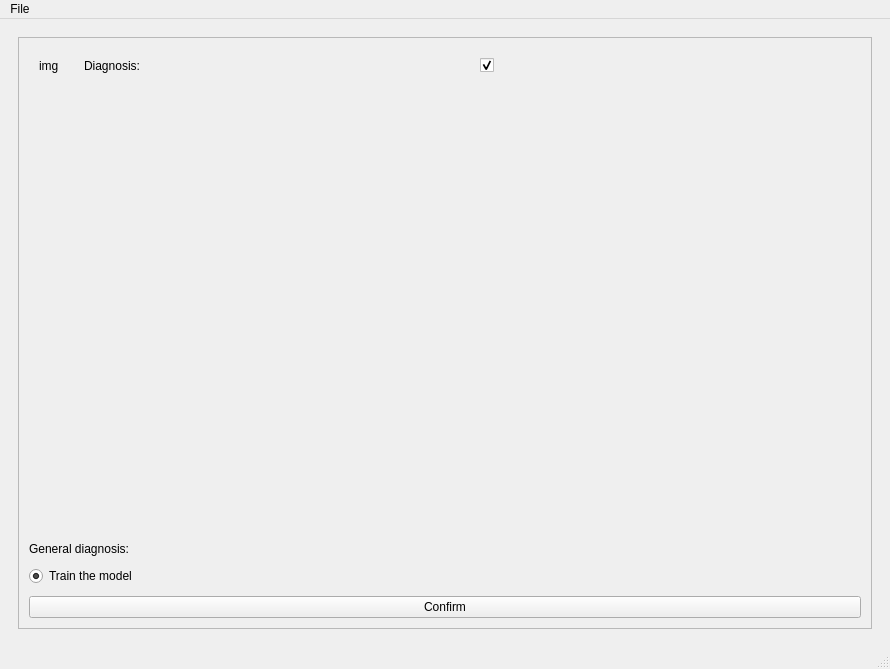
<?xml version="1.0" encoding="UTF-8"?>
<ui version="4.0">
 <class>CT_main_win</class>
 <widget class="QMainWindow" name="CT_main_win">
  <property name="geometry">
   <rect>
    <x>0</x>
    <y>0</y>
    <width>890</width>
    <height>669</height>
   </rect>
  </property>
  <property name="windowTitle">
   <string>CT analyzer</string>
  </property>
  <widget class="QWidget" name="centralwidget">
   <property name="acceptDrops">
    <bool>false</bool>
   </property>
   <layout class="QGridLayout" name="gridLayout_2">
    <item row="0" column="0">
     <widget class="QStackedWidget" name="stackedWidget">
      <property name="enabled">
       <bool>true</bool>
      </property>
      <property name="layoutDirection">
       <enum>Qt::LeftToRight</enum>
      </property>
      <property name="frameShape">
       <enum>QFrame::NoFrame</enum>
      </property>
      <property name="currentIndex">
       <number>2</number>
      </property>
      <widget class="QWidget" name="select">
       <layout class="QVBoxLayout" name="verticalLayout_3">
        <item>
         <layout class="QVBoxLayout" name="verticalLayout_2">
          <property name="sizeConstraint">
           <enum>QLayout::SetDefaultConstraint</enum>
          </property>
          <property name="bottomMargin">
           <number>20</number>
          </property>
          <item>
           <spacer name="verticalSpacer_2">
            <property name="orientation">
             <enum>Qt::Vertical</enum>
            </property>
            <property name="sizeHint" stdset="0">
             <size>
              <width>20</width>
              <height>40</height>
             </size>
            </property>
           </spacer>
          </item>
          <item>
           <widget class="QLabel" name="label">
            <property name="font">
             <font>
              <pointsize>21</pointsize>
             </font>
            </property>
            <property name="text">
             <string>Select folder, video or image</string>
            </property>
            <property name="alignment">
             <set>Qt::AlignBottom|Qt::AlignHCenter</set>
            </property>
           </widget>
          </item>
          <item>
           <widget class="QPushButton" name="pushButton">
            <property name="sizePolicy">
             <sizepolicy hsizetype="Minimum" vsizetype="Maximum">
              <horstretch>0</horstretch>
              <verstretch>0</verstretch>
             </sizepolicy>
            </property>
            <property name="minimumSize">
             <size>
              <width>0</width>
              <height>0</height>
             </size>
            </property>
            <property name="font">
             <font>
              <family>MS Shell Dlg 2</family>
              <pointsize>19</pointsize>
             </font>
            </property>
            <property name="text">
             <string>OPEN</string>
            </property>
           </widget>
          </item>
          <item>
           <spacer name="verticalSpacer">
            <property name="orientation">
             <enum>Qt::Vertical</enum>
            </property>
            <property name="sizeType">
             <enum>QSizePolicy::Expanding</enum>
            </property>
            <property name="sizeHint" stdset="0">
             <size>
              <width>20</width>
              <height>40</height>
             </size>
            </property>
           </spacer>
          </item>
         </layout>
        </item>
       </layout>
      </widget>
      <widget class="QWidget" name="cut">
       <layout class="QVBoxLayout" name="verticalLayout_4" stretch="0">
        <property name="spacing">
         <number>9</number>
        </property>
        <item>
         <layout class="QGridLayout" name="gridLayout" rowstretch="2,2,0,0" columnstretch="0,0">
          <property name="sizeConstraint">
           <enum>QLayout::SetMaximumSize</enum>
          </property>
          <item row="2" column="1">
           <widget class="QSlider" name="horizontalSlider_2">
            <property name="orientation">
             <enum>Qt::Horizontal</enum>
            </property>
           </widget>
          </item>
          <item row="2" column="0">
           <widget class="QPushButton" name="pushButton_2">
            <property name="text">
             <string>Cut</string>
            </property>
           </widget>
          </item>
          <item row="1" column="1">
           <widget class="QSlider" name="horizontalSlider">
            <property name="orientation">
             <enum>Qt::Horizontal</enum>
            </property>
           </widget>
          </item>
          <item row="1" column="0">
           <widget class="QPushButton" name="pushButton_3">
            <property name="text">
             <string>Play</string>
            </property>
           </widget>
          </item>
          <item row="0" column="1">
           <layout class="QHBoxLayout" name="horizontalLayout"/>
          </item>
          <item row="3" column="1">
           <widget class="QLabel" name="label_2">
            <property name="sizePolicy">
             <sizepolicy hsizetype="Minimum" vsizetype="Minimum">
              <horstretch>0</horstretch>
              <verstretch>0</verstretch>
             </sizepolicy>
            </property>
            <property name="text">
             <string>Cut out the desired segment</string>
            </property>
            <property name="alignment">
             <set>Qt::AlignCenter</set>
            </property>
           </widget>
          </item>
         </layout>
        </item>
       </layout>
      </widget>
      <widget class="QWidget" name="cheking">
       <layout class="QVBoxLayout" name="verticalLayout_5" stretch="0">
        <item>
         <widget class="QScrollArea" name="scrollArea">
          <property name="widgetResizable">
           <bool>true</bool>
          </property>
          <widget class="QWidget" name="scrollAreaWidgetContents">
           <property name="geometry">
            <rect>
             <x>0</x>
             <y>0</y>
             <width>852</width>
             <height>590</height>
            </rect>
           </property>
           <layout class="QGridLayout" name="gridLayout_3">
            <property name="leftMargin">
             <number>10</number>
            </property>
            <property name="topMargin">
             <number>10</number>
            </property>
            <property name="rightMargin">
             <number>10</number>
            </property>
            <property name="bottomMargin">
             <number>10</number>
            </property>
            <property name="spacing">
             <number>10</number>
            </property>
            <item row="4" column="0">
             <widget class="QPushButton" name="pushButton_4">
              <property name="text">
               <string>Confirm</string>
              </property>
             </widget>
            </item>
            <item row="3" column="0">
             <widget class="QRadioButton" name="radioButton">
              <property name="sizePolicy">
               <sizepolicy hsizetype="Minimum" vsizetype="Maximum">
                <horstretch>0</horstretch>
                <verstretch>0</verstretch>
               </sizepolicy>
              </property>
              <property name="text">
               <string>Train the model</string>
              </property>
              <property name="checked">
               <bool>true</bool>
              </property>
              <property name="autoRepeat">
               <bool>false</bool>
              </property>
             </widget>
            </item>
            <item row="2" column="0">
             <widget class="QLabel" name="label_3">
              <property name="sizePolicy">
               <sizepolicy hsizetype="Preferred" vsizetype="Maximum">
                <horstretch>0</horstretch>
                <verstretch>0</verstretch>
               </sizepolicy>
              </property>
              <property name="text">
               <string>General diagnosis: </string>
              </property>
             </widget>
            </item>
            <item row="0" column="0">
             <layout class="QGridLayout" name="cheking_grid" columnstretch="5,0,0">
              <property name="leftMargin">
               <number>10</number>
              </property>
              <property name="topMargin">
               <number>10</number>
              </property>
              <property name="rightMargin">
               <number>10</number>
              </property>
              <property name="bottomMargin">
               <number>10</number>
              </property>
              <property name="horizontalSpacing">
               <number>25</number>
              </property>
              <property name="verticalSpacing">
               <number>10</number>
              </property>
              <item row="0" column="2">
               <widget class="QCheckBox" name="checkBox">
                <property name="text">
                 <string/>
                </property>
                <property name="checked">
                 <bool>true</bool>
                </property>
               </widget>
              </item>
              <item row="0" column="0">
               <widget class="QLabel" name="IMG">
                <property name="sizePolicy">
                 <sizepolicy hsizetype="Maximum" vsizetype="Preferred">
                  <horstretch>0</horstretch>
                  <verstretch>0</verstretch>
                 </sizepolicy>
                </property>
                <property name="text">
                 <string>img</string>
                </property>
               </widget>
              </item>
              <item row="0" column="1">
               <widget class="QLabel" name="Diagnos">
                <property name="text">
                 <string>Diagnosis:</string>
                </property>
               </widget>
              </item>
             </layout>
            </item>
            <item row="1" column="0">
             <spacer name="verticalSpacer_3">
              <property name="orientation">
               <enum>Qt::Vertical</enum>
              </property>
              <property name="sizeHint" stdset="0">
               <size>
                <width>20</width>
                <height>40</height>
               </size>
              </property>
             </spacer>
            </item>
           </layout>
          </widget>
         </widget>
        </item>
       </layout>
      </widget>
      <widget class="QWidget" name="restart">
       <layout class="QGridLayout" name="gridLayout_4">
        <item row="0" column="0" colspan="2">
         <widget class="QPushButton" name="pushButton_5">
          <property name="enabled">
           <bool>false</bool>
          </property>
          <property name="sizePolicy">
           <sizepolicy hsizetype="Minimum" vsizetype="Expanding">
            <horstretch>0</horstretch>
            <verstretch>0</verstretch>
           </sizepolicy>
          </property>
          <property name="font">
           <font>
            <pointsize>31</pointsize>
           </font>
          </property>
          <property name="text">
           <string>Сomplete</string>
          </property>
         </widget>
        </item>
       </layout>
      </widget>
     </widget>
    </item>
   </layout>
  </widget>
  <widget class="QMenuBar" name="menubar">
   <property name="geometry">
    <rect>
     <x>0</x>
     <y>0</y>
     <width>890</width>
     <height>21</height>
    </rect>
   </property>
   <widget class="QMenu" name="menuFile">
    <property name="title">
     <string>File</string>
    </property>
    <addaction name="actionOpen"/>
    <addaction name="actionClose_File"/>
    <addaction name="actionSettings"/>
    <addaction name="actionClose"/>
   </widget>
   <addaction name="menuFile"/>
  </widget>
  <widget class="QStatusBar" name="statusbar"/>
  <action name="actionOpen">
   <property name="text">
    <string>Open</string>
   </property>
  </action>
  <action name="actionClose">
   <property name="text">
    <string>Close</string>
   </property>
  </action>
  <action name="actionSettings">
   <property name="text">
    <string>Settings</string>
   </property>
  </action>
  <action name="actionClose_File">
   <property name="text">
    <string>Close File</string>
   </property>
  </action>
 </widget>
 <resources/>
 <connections/>
</ui>
